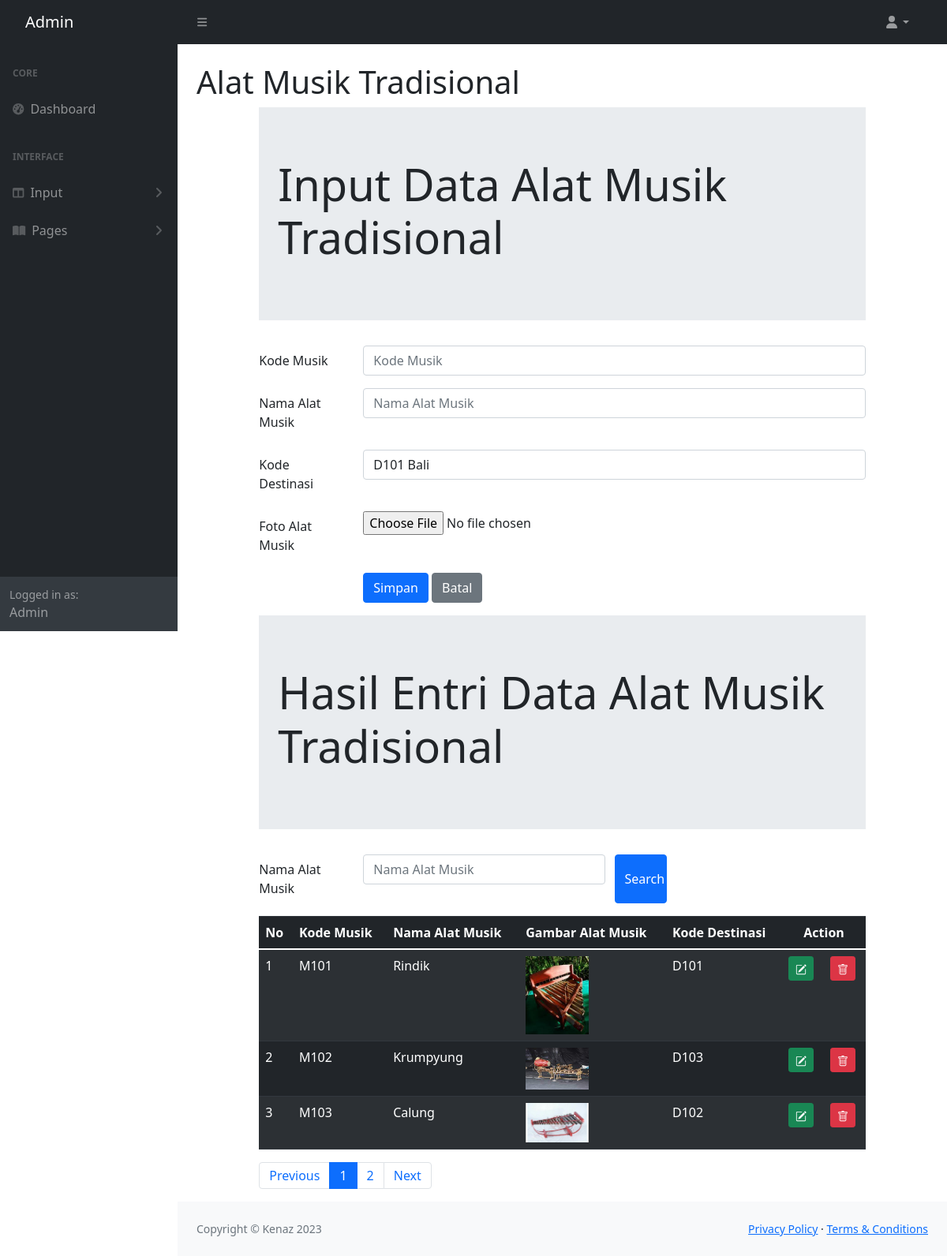
The page /admin/musik.php on the database its author committed.
### tables this page shows
CREATE TABLE `musik` (
  `musikKODE` char(4) NOT NULL,
  `musikNAMA` varchar(100) NOT NULL,
  `musikFOTO` char(100) NOT NULL,
  `destinasiKODE` char(4) NOT NULL
);

### admin/musik.php (the view, shortened to what this page needs)
<!DOCTYPE html>
<html lang="en">
<?php include "INCLUDE/head.php"?>
    <body class="sb-nav-fixed">
        <?php include "INCLUDE/menunav.php"?>
        <div id="layoutSidenav">
            <?php include "INCLUDE/menu.php"?>
            <div id="layoutSidenav_content">
                <main>
                    <div class="container-fluid px-4">
                        <h1 class="mt-4">Alat Musik Tradisional</h1>
<head>
    <link rel="stylesheet" href="https://cdn.jsdelivr.net/npm/bootstrap@4.0.0/dist/css/bootstrap.min.css">
  	<link rel="stylesheet" type="text/css" href="https://cdnjs.cloudflare.com/ajax/libs/select2/4.0.3/css/select2.min.css">
	<link rel="stylesheet" type="text/css" href="css/bootstrap.min.css">
</head>
<?php
	include "include/config.php";
	$datadestinasi = mysqli_query($connection, "select * from destinasi");
?>
<body>
<div class="row">
<div class="col-sm-1"></div>
<div class="col-sm-10">
	<div class="jumbotron jumbotron-fluid">
		<div class="container">
			<h1 class="display-4">Input Data Alat Musik Tradisional</h1>
		</div>
	</div>
	<form method="POST" enctype="multipart/form-data">
		<div class="mb-3 row">
			<label for="kodemusik" class="col-sm-2 col-form-label">Kode Musik</label>
			<div class="col-sm-10">
				<input type="text" class="form-control" id="kodemusik" name="inputkode" placeholder="Kode Musik" maxlength="4">
			</div>
		</div>
		<div class="mb-3 row">
			<label for="namamusik" class="col-sm-2 col-form-label">Nama Alat Musik</label>
			<div class="col-sm-10">
				<input type="text" class="form-control" id="namamusik" name="inputnama" placeholder="Nama Alat Musik">
			</div>
		</div>
		<div class="mb-3 row">
			<label for="namadestinasi" class="col-sm-2 col-form-label">Kode Destinasi</label>
			<div class="col-sm-10">
			<select class="form-control" id="namadestinasi" name="kodedestinasi">
				<?php while($row = mysqli_fetch_array($datadestinasi))
				{ ?>
					<option value="<?php echo $row["destinasiKODE"]?>">
						<?php echo $row["destinasiKODE"]?>
						<?php echo $row["destinasiNAMA"]?>
					</option>
				<?php } ?>
			</select>
			</div>
		</div>
		<div class="form-group row">
			<label for="file" class="col-sm-2 col-form-label">Foto Alat Musik</label>
			<div class="col-sm-10">
				<input type="file" id="file" name="file">
			</div>
		</div>
		<div class="form-group row">
			<div class="col-sm-2"></div>
			<div class="col-sm-10">
				<input type="submit" name="Simpan" class="btn btn-primary" value="Simpan">
				<input type="submit" name="Batal" class="btn btn-secondary" value="Batal">
			</div>
		</div>
	</form>
</div>
<div class="col-sm-1"></div>
</div>
<div class="row">
	<div class="col-sm-1"></div>
	<div class="col-sm-10">
		<div class="jumbotron jumbotron-fluid">
			<div class="container">
				<h1 class="display-4">Hasil Entri Data Alat Musik Tradisional</h1>
			</div>
		</div>
		<form method="POST">
            <div class="mb-3 row">
                <label for="Search" class="col-sm-2 col-form-label">Nama Alat Musik</label>
                <div class="col-sm-5">
                    <input type="text" class="form-control" name="Search" id="Search" placeholder="Nama Alat Musik"
                    value="<?php if(isset($_POST["Search"])){echo $_POST["Search"];
                    }?>">
                </div>
                <input type="submit" class="col-sm-1 btn btn-primary" value="Search" name="kodemusik">
            </div>
        </form>
	<table class="table table-dark table-striped">
		<thead class="thead-dark">
			<tr>
				<th>No</th>
				<th>Kode Musik</th>
				<th>Nama Alat Musik</th>
                <th>Gambar Alat Musik</th>
				<th>Kode Destinasi</th>
				<th colspan="2" style="text-align: center">Action</th>
			</tr>
		</thead>
		<tbody>
			        <?php
					$jumlahtampilan = 3;
					$halaman = (isset($_GET['page']))? $_GET['page'] : 1;
					$mulaitampilan = ($halaman - 1) * $jumlahtampilan;
                    if(isset($_POST["kodemusik"])){
                        $Search = $_POST["Search"];
                        $query = mysqli_query($connection, "select * from musik where musikNAMA like'%".$Search."%';");
                    }
                    else{
                        $query = mysqli_query($connection, "select * from musik
						limit $mulaitampilan, $jumlahtampilan;");
                    }
                    $nomor = 1;
                    while($row = mysqli_fetch_array($query)){ ?>
				<tr>
					<td><?php echo $mulaitampilan + $nomor;?></td>
					<td><?php echo $row['musikKODE'];?></td>
					<td><?php echo $row['musikNAMA'];?></td>
					<td>
						<?php if(is_file("images/".$row['musikFOTO']))
						{ ?>
							<img src="images/<?php echo $row['musikFOTO']?>" width="80">
						<?php } else
							echo "<img src='images/noimage.png' width='80'>"
						?>
					</td>
                    <td><?php echo $row['destinasiKODE'];?></td>
					<td>
						<a href="musikedit.php?edit=<?php echo $row['musikKODE']?>" class="btn btn-success btn-sm" title="EDIT">
						</a>
					</td>
					<td>
						<a href="musikhapus.php?hapus=<?php echo $row['musikKODE']?>" class="btn btn-danger btn-sm" title="DELETE">
						</a>
					</td>
				</tr>
			<?php $nomor = $nomor + 1;?>
			<?php }	?>
		</tbody>
	</table>
					<?php
                        $query = mysqli_query($connection, "SELECT * FROM musik;");
                        $jumlahrecord = mysqli_num_rows($query);
                        $jumlahpage = ceil($jumlahrecord / $jumlahtampilan);
                    ?>
                    <nav aria-label="Page navigation example">
                    <ul class="pagination">
                        <li class="page-item"><a class="page-link" href="?page=<?php $nomorhal=1;
                        echo $nomorhal?>">Previous</a></li>
                        <?php for($nomorhal=1; $nomorhal<=$jumlahpage; $nomorhal++){ ?>
                        <li class="page-item">
                            <?php if($nomorhal!=$halaman) {?>
                                <a class="page-link" href="?page=<?php echo $nomorhal ?>"><?php echo $nomorhal ?></a>
                            <?php } else{ ?>
                                <li class="page-item active" aria-current="page">
                                    <a class="page-link" href="?page=<?php echo $nomorhal;?>"><?php echo $nomorhal ?></a>
                                </li>
                            <?php } ?>
                        </li>
                        <?php } ?>
                        <li class="page-item"><a class="page-link" href="?page=<?php echo $nomorhal - 1; ?>">Next</a></li>
                    </ul>
                    </nav>
	</div>
	<div class="col-sm-1"></div>
</div>
</body>
</main>
                <?php include "INCLUDE/footer.php"?>
            </div>
        </div>
</html>

### rows shown on the page
musik: musikKODE "M101", musikNAMA "Rindik", musikFOTO (picture), destinasiKODE "D101"
musik: nomor "2", musikKODE "M102", musikNAMA "Krumpyung", musikFOTO (picture), destinasiKODE "D103"
musik: nomor "3", musikKODE "M103", musikNAMA "Calung", musikFOTO (picture), destinasiKODE "D102"

### other values the page prints
form field kodedestinasi "D101 Bali"
